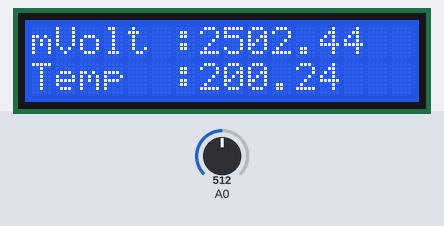
Bench run of a sketch on a simulated Arduino Uno, built with avr-gcc and run on an emulated ATmega328P. Parts: 16×2 character LCD. Inputs (shaded band) come from the test bench; at power-on: A0 = 512. What the sketch prints to the serial monitor is not drawn.

Above: at 0.8 s.
0.9 s: A0 set to 716
At 1.4 s:
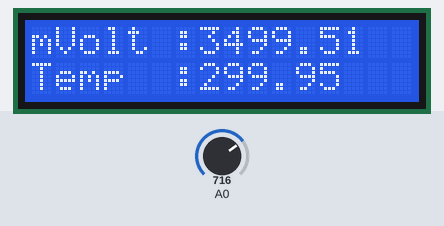
2.4 s: A0 set to 900
At 3.6 s:
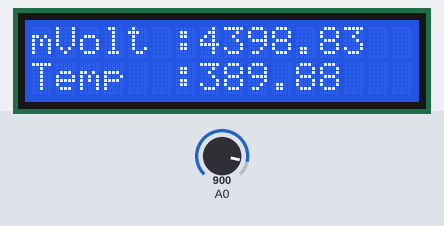
3.9 s: A0 set to 1023
At 5.1 s:
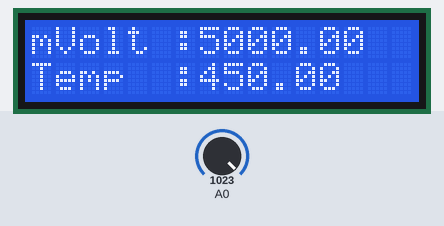
Timing chart, 0 to 6.9 s (numbered marks = the images above; inputs shaded):
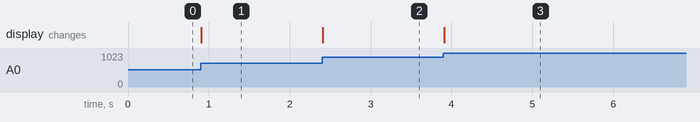

The sketch:

praktikum_9.ino
```cpp
/*  Praktikum 9 Sensor TMP 36 dean LCD 162
    Disimulasikan pada ThinkerCAD

    Nama : Aswin Saputra

    */

#include <LiquidCrystal.h>

#define DEBUG 1
#define LCD_RS 7
#define LCD_EN 6
#define LCD0_D4 5
#define LCD0_D5 4
#define LCD0_D6 3
#define LCD0_D7 2

#define MILLI_VOLT_REF 5000.0
#define ADC_BIT 1023.0
#define DISPLAY_MV "mVolt"
#define DISPLAY_TEMP "Temp"
#define DELIMITER ":"

LiquidCrystal LCD0(
    LCD_RS,
    LCD_EN,
    LCD0_D4,
    LCD0_D5,
    LCD0_D6,
    LCD0_D7);

struct sensorTmp
{
  int pin;
  int voffset;
  int factor;
  int adcValue;
  float mV;
  float tempC;
};

// int main(void)
void setup()
{
  if (DEBUG)
  {
    Serial.begin(9600);
  }
  LCD0.begin(16, 2);
  struct sensorTmp tmp36;
  /*TMP36 pin A0 offset Increase Factor*/
  tempInit(&tmp36, A0, 500, 10);

  while (1)
  {

    getdata(&tmp36);
    sendToDisplay(&tmp36);
    if (DEBUG)
    {
      Serial.println(tmp36.mV);
      Serial.println(tmp36.tempC);
    }
  }
}
void loop()
{
  //
}

void getdata(struct sensorTmp *sensor)
{
  /*
  getData(&stucturename){
    sensor->adcValue = analogRead(sensor->pin);
    sensor->mV = float(sensor->adcValue) / ADC_BIT * MILLI_VOLT_REF;
    sensor->tempC = (sensor->mV - sensor->voffset) / sensor->factor;
  }

  Sensor TMP 36
  Vout = 500mV + 10* Temperatur
  TmpC = vout- 500 / 10

  Sensor LM35
  Vout = 10 * Temperatur
  TmpC = vout/10
  */
  sensor->adcValue = analogRead(sensor->pin);
  sensor->mV = float(sensor->adcValue) / ADC_BIT * MILLI_VOLT_REF;
  sensor->tempC = (sensor->mV - sensor->voffset) / sensor->factor;
}

void tempInit(
    struct sensorTmp *sensor,
    uint8_t pin,
    int offset,
    uint8_t factor)
{
  pinMode(sensor->pin, INPUT); // analog input in A0
  sensor->voffset = offset;
  sensor->factor = factor;
}
void sendToDisplay(struct sensorTmp *sensor)
{
  LCD0.setCursor(0, 0);
  LCD0.print(DISPLAY_MV);
  LCD0.setCursor(strlen(DISPLAY_MV) + 1, 0);
  LCD0.print(DELIMITER);
  LCD0.setCursor(strlen(DISPLAY_MV) + 2, 0);
  LCD0.print(sensor->mV);

  LCD0.setCursor(0, 1);
  LCD0.print(DISPLAY_TEMP);
  LCD0.setCursor(strlen(DISPLAY_TEMP) + 2, 1);
  LCD0.print(DELIMITER);
  LCD0.setCursor(strlen(DISPLAY_TEMP) + 3, 1);
  LCD0.print(sensor->tempC);
}
```

Measured:
- after the input at 0.9 s, the display: changes at once (image 1)
- after the input at 2.4 s, the display: changes at once (image 2)
- after the input at 3.9 s, the display: changes at once (image 3)
